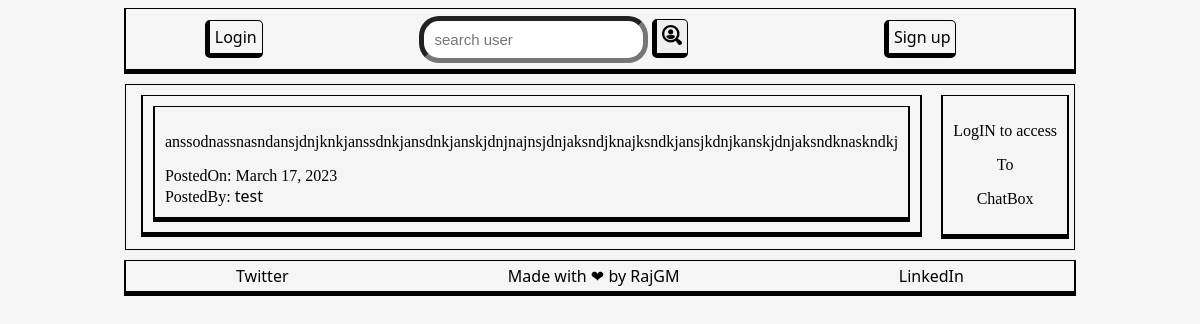
The app's page /, older data.
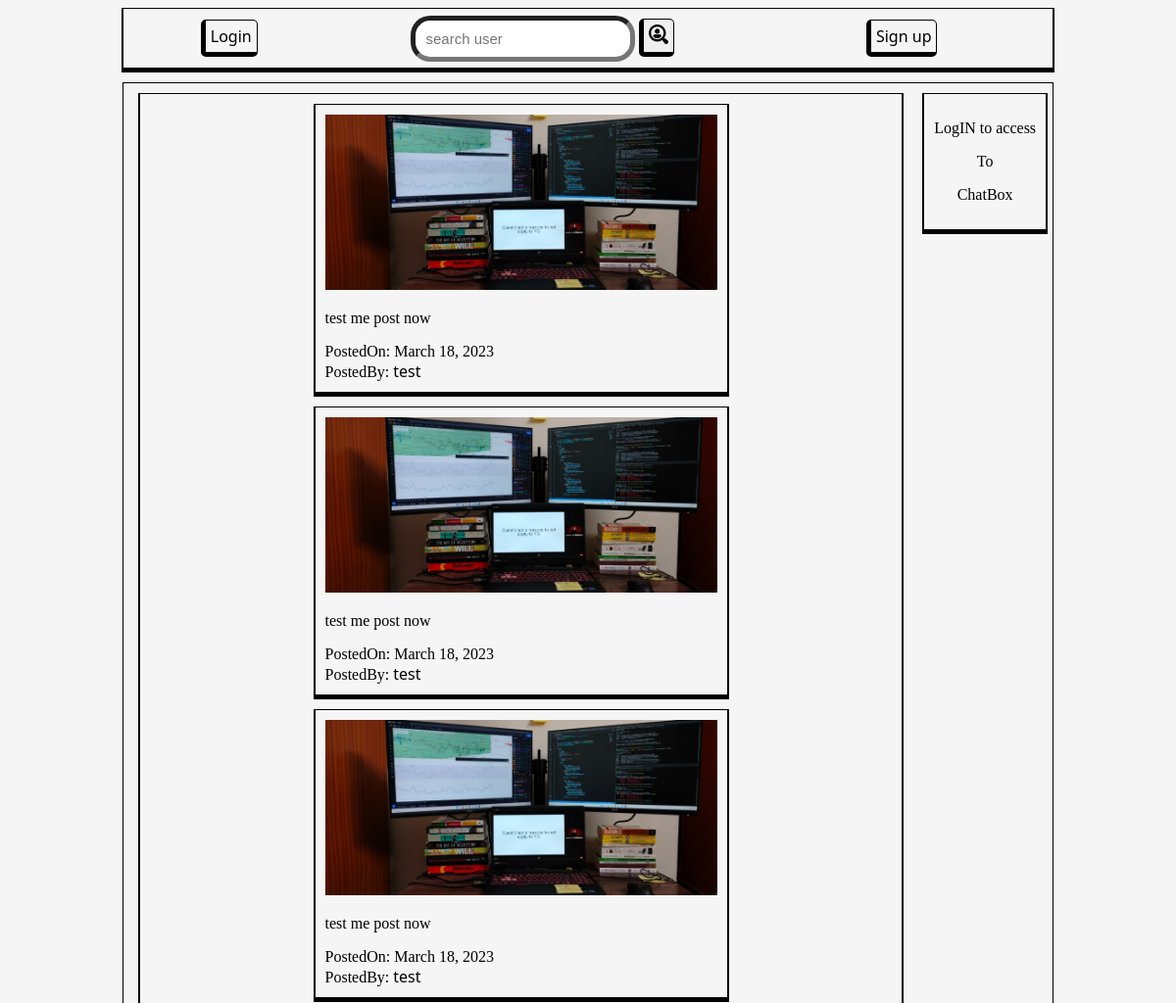
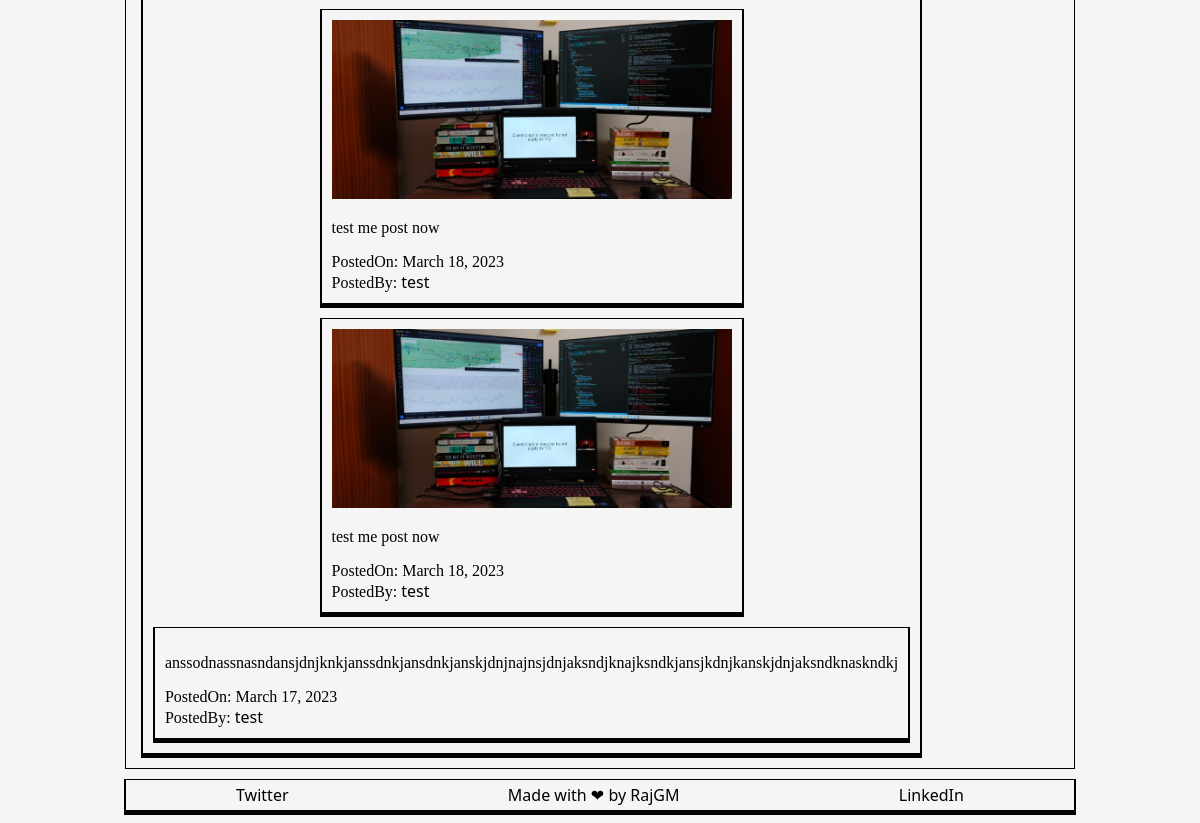
The same page, newer data (2 pictures, top to bottom).
### socialmedia/models.py (models this page shows)
class Post(models.Model):
    postId = models.AutoField(primary_key=True)
    user = models.ForeignKey(User, on_delete=models.DO_NOTHING, related_name='posts')
    postDate = models.DateField(null=True)
    text = models.CharField(max_length=250)
    likes = models.IntegerField(null=True)
    media = models.ImageField(upload_to='post')

### socialmedia/views.py (the view, shortened to what this page needs)
# urls.py: path('', views.PostView.as_view(), name='home'),
class PostView(APIView):
    renderer_classes = [TemplateHTMLRenderer]
    template_name = 'home_base.html'
    def get(self, request):
        user = request.user
        queryset = Post.objects.all().order_by('-postId')
        return Response({'posts':queryset, 'user_profile':None, 'img_url':None, 'user':user,'following_list':None})

### socialmedia/templates/home_base.html
{% include "./header.html" %}
<body class="column">
  {% include "./nav.html" %}
  <div class="mainBody">
    <div>
      {% block content %} {% include "./home_feed.html"%} {% endblock %}
    </div>
    <div>{% block sidebar %} {% include "./sidebar.html" %} {% endblock %}</div>
  </div>
  {% include "./footer.html" %}
</body>

### socialmedia/templates/home_feed.html
<div class="column boderDiv" style='padding:10px; margin: 10px;' >
    {% for post in posts %}
    <div class="boderDiv" style='padding:10px'>
      {% if post.media %}
      <div>
        <img class="post-img" src="{{ post.media.url }}" style="max-height: 400px; max-width: 400px;">
      </div>
      {% endif %}
      <div>
        <div style="max-width: 800px;">
          <p style="word-wrap: break-word;">
            {{ post.text }}
          </p>
        </div>
        <div>
          PostedOn: {{ post.postDate }}
        </div>
        <div>
          PostedBy: <a href="/{{ post.user }}">{{ post.user }}</a>
        </div>
      </div>
    </div>
    {% endfor %}
  </div>

Row changes from the older to the newer data that the page shows:
added Post: media (picture), text "test me post now", postDate "March 18, 2023", user "test"
added Post: media (picture), text "test me post now", postDate "March 18, 2023", user "test"
added Post: media (picture), text "test me post now", postDate "March 18, 2023", user "test"
added Post: media (picture), text "test me post now", postDate "March 18, 2023", user "test"
added Post: media (picture), text "test me post now", postDate "March 18, 2023", user "test"
